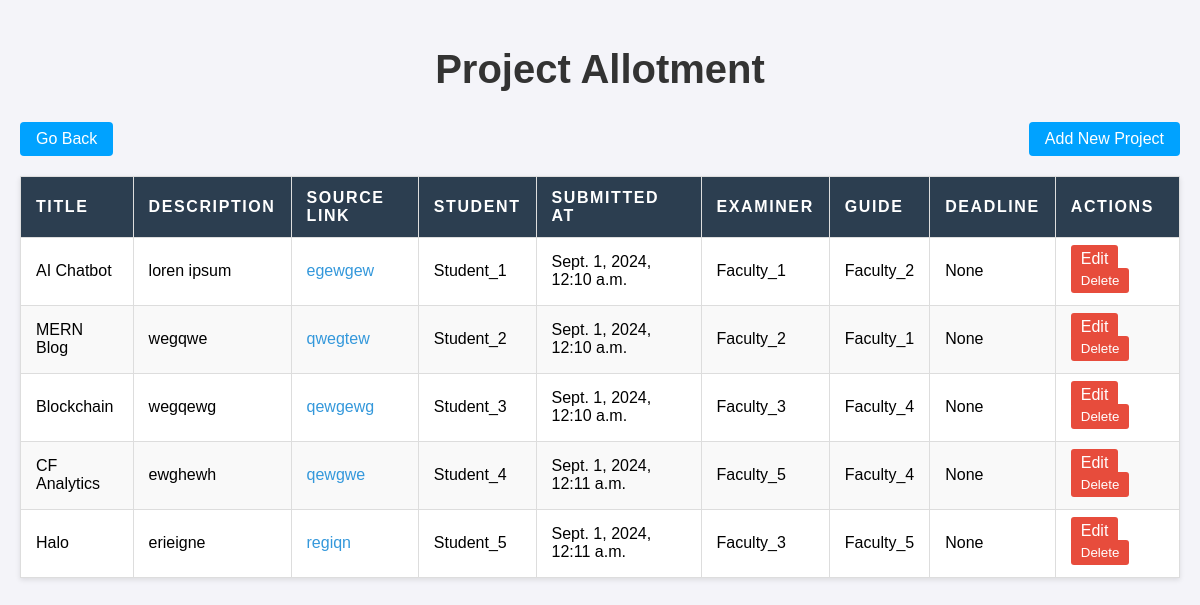
The page /project-allotment/ on the database its author committed.
### mtechMinorEval/models.py (models this page shows, shortened)
class Project(models.Model):
    id = models.UUIDField(default=uuid.uuid4,unique=True,primary_key=True,editable=False)
    title=models.CharField(max_length=255)
    desc=models.TextField(null=True,blank=True)
    src_link=models.CharField(max_length=2000,null=True,blank=True)
    student = models.ForeignKey(Student, on_delete=models.CASCADE, related_name='projects')
    submitted_at = models.DateTimeField(auto_now_add=True)
    examiner = models.ForeignKey(Faculty, on_delete=models.SET_NULL, null=True, related_name='examiner_projects')
    guide = models.ForeignKey(Faculty, on_delete=models.SET_NULL, null=True, related_name='guide_projects')
    deadline=models.DateTimeField(null=True,blank=True)

### users/models.py (models this page shows, shortened)
class Student(models.Model):
    profile = models.OneToOneField(Profile, on_delete=models.CASCADE, limit_choices_to={'role': 'student'})
    name=models.CharField(max_length=255,null=True,blank=True)
    email=models.EmailField(max_length=200,unique=True,null=True,blank=True)
    rollno=models.CharField(max_length=200,null=True,blank=True)

class Faculty(models.Model):
    profile = models.OneToOneField(Profile, on_delete=models.CASCADE, limit_choices_to={'role': 'faculty'})
    name=models.CharField(max_length=255,null=True,blank=True)
    email=models.EmailField(max_length=200,unique=True,null=True,blank=True)
    facultyID=models.CharField(max_length=200,null=True,blank=True)

### mtechMinorEval/views.py (the view)
# urls.py: path('project-allotment/', views.projectAllotment, name='project-allotment'),
def projectAllotment(request):
    projects=Project.objects.all()
    context={
        'projects':projects
    }
    return render(request,'mtechMinorEval/projectAllotment.html', context)

### mtechMinorEval/templates/mtechMinorEval/projectAllotment.html (shortened to what this page needs)
<!DOCTYPE html>
<html lang="en">
<head>
</head>
<body>
    <h1>Project Allotment</h1>
    <div style="display: flex; justify-content: space-between; align-items: center;">
        <a href="{% url 'admin-panel' %}" style="background-color:  rgb(0, 162, 255); color: white; padding: 0.5rem 1rem; border-radius: 0.25rem;">Go Back</a>
        <a href="{% url 'add-new-project' %}" style="background-color: rgb(0, 162, 255); color: white; padding: 0.5rem 1rem; border-radius: 0.25rem;">Add New Project</a>
    </div>
    <table>
        <thead>
            <tr>
                <th>Title</th>
                <th>Description</th>
                <th>Source Link</th>
                <th>Student</th>
                <th>Submitted At</th>
                <th>Examiner</th>
                <th>Guide</th>
                <th>Deadline</th>
                <th>Actions</th>
            </tr>
        </thead>
        <tbody>
            {% for project in projects %}
            <tr>
                <td>{{ project.title }}</td>
                <td>{{ project.desc }}</td>
                <td><a href="{{ project.src_link }}" target="_blank">{{ project.src_link }}</a></td>
                <td>{{ project.student.name }}</td>
                <td>{{ project.submitted_at }}</td>
                <td>{{ project.examiner.name }}</td>
                <td>{{ project.guide.name }}</td>
                <td>{{ project.deadline }}</td>
                <td>
                    <a href="{% url 'project-edit' project.id %}" class="button">Edit</a>
                    <form action="{% url 'project-delete' project.id %}" method="POST" style="display:inline;">
                        <button type="submit" class="button" onclick="return confirm('Are you sure you want to delete this project?');">Delete</button>
                    </form>
                </td>
            </tr>
            {% endfor %}
        </tbody>
    </table>
</body>
</html>

### mtechMinorEval/templates/mtechMinorEval/projectAllotment.html (style rules this page uses)
body { font-family: Arial, sans-serif; background-color: #f4f4f9; margin: 0; padding: 20px; text-align: center; }
h1 { color: #333; margin-bottom: 30px; font-size: 2.5em; }
table { width: 100%; margin: 20px auto; border-collapse: collapse; box-shadow: 0 2px 5px rgba(0, 0, 0, 0.1); background-color: #fff; }
th, td { padding: 12px 15px; text-align: left; border: 1px solid #ddd; }
thead { background-color: #2c3e50; color: #fff; }
tbody tr:nth-child(even) { background-color: #f9f9f9; }
th { text-transform: uppercase; letter-spacing: 0.1em; }
a { color: #3498db; text-decoration: none; }
.button { background-color: #e74c3c; color: white; border: none; padding: 5px 10px; border-radius: 3px; cursor: pointer; transition: background-color 0.3s ease; }

### rows shown on the page
Project: title "AI Chatbot", desc "loren ipsum", src_link "egewgew", student.name "Student_1", submitted_at "Sept. 1, 2024, 12:10 a.m.", examiner.name "Faculty_1", guide.name "Faculty_2", deadline "None"
Project: title "MERN Blog", desc "wegqwe", src_link "qwegtew", student.name "Student_2", submitted_at "Sept. 1, 2024, 12:10 a.m.", examiner.name "Faculty_2", guide.name "Faculty_1", deadline "None"
Project: title "Blockchain", desc "wegqewg", src_link "qewgewg", student.name "Student_3", submitted_at "Sept. 1, 2024, 12:10 a.m.", examiner.name "Faculty_3", guide.name "Faculty_4", deadline "None"
Project: title "CF Analytics", desc "ewghewh", src_link "qewgwe", student.name "Student_4", submitted_at "Sept. 1, 2024, 12:11 a.m.", examiner.name "Faculty_5", guide.name "Faculty_4", deadline "None"
Project: title "Halo", desc "erieigne", src_link "regiqn", student.name "Student_5", submitted_at "Sept. 1, 2024, 12:11 a.m.", examiner.name "Faculty_3", guide.name "Faculty_5", deadline "None"
